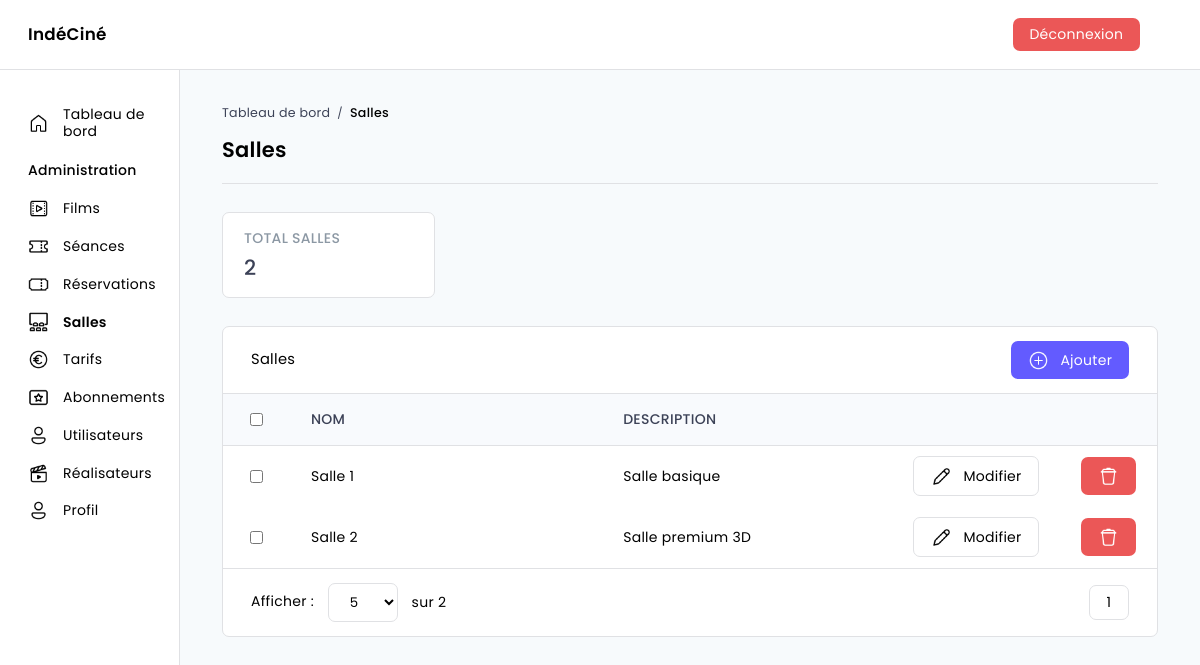
/dashboard/movies_rooms (signed in), run on the app's committed database.
### tables this page shows
CREATE TABLE IF NOT EXISTS `moviesRooms` (
  `movieRoomId` int(11) NOT NULL AUTO_INCREMENT,
  `movieRoomName` varchar(255) NOT NULL,
  `movieRoomDescription` text,
  PRIMARY KEY (`movieRoomId`)
);

### src/Controllers/Controller.php (called while the page is built, shortened)
<?php
abstract class Controller {
    public function render (string $file, array $data = [], string $template = 'default') {
        extract($data);
        require_once ROOT . '/Views/pages/' . $file . '.php';
    }
}

### index.php (called while the page is built, shortened)
<?php
$app = new Router;
$app -> start();

### src/Models/Model.php (called while the page is built, shortened)
<?php
class Model extends Database {
    public function read (array $columns = null, array $criteria = null, array $join = null, int $limit = null, int $offset = null, string $count = null, string $fetch = null) {
        $params = array(
            'columns' => $columns,
            'criteria' => $criteria,
            'join' => $join,
            'limit' => $limit,
            'offset' => $offset,
            'count' => $count,
            'fetch' => $fetch
        );
        $criteriaString = "";
        $columnsString = "*";
        $joinString = "";
        $limitString = "";
        $offsetString = "";
        $criterionValues = null;
        foreach ($params as $key => $value) {
            if ($value) switch ($key) {
                case 'limit':
                    $limitString = " LIMIT $limit";
                    break;
                case 'count':
                    $columnsString = "COUNT($columnsString) AS $value";
                    break;
            }
        }
        $sqlQuery = "SELECT " . $columnsString . " FROM {$this -> table} " . ((isset($join)) ? $join['table'] : null) . $joinString . $criteriaString . $limitString . $offsetString;
        $query = $this -> runQuery($sqlQuery, $criterionValues);
        if ($fetch == 'fetch') return $query -> fetch();
        else if ($fetch === 'fetchAll') return $query -> fetchAll();
        else return null;
    }
    public function runQuery (string $req, array $attrs = null) {
        $this -> database = Database::getInstance();
        if ($attrs !== null) {
            $query = $this -> database -> prepare($req);
            $query -> execute($attrs);
            return $query;
        } else return $this -> database -> query($req);
    }
}

### src/Models/MoviesRoomsModel.php (called while the page is built, shortened)
<?php
class MoviesRoomsModel extends Model {
    public function __construct() {
        $this -> table = 'moviesRooms';
    }
}

### src/Core/Database.php (called while the page is built, shortened)
<?php
class Database extends PDO {
    private static $instance;
    private function __construct () {
        $_dsn = 'mysql:dbname=' . self::DATABASE . ';host=' . self::SERVER;
    }
    public static function getInstance () : self {
        if (self::$instance === null) self::$instance = new self();
        return self::$instance;
    }
}

### src/Views/pages/dashboard/movies_rooms/index.php (the view, shortened to what this page needs)
<div class="cards-container">
    <div class="card">
        <p class="title">TOTAL SALLES</p>
        <p class="value"><?= $totalMoviesRooms ?></p>
    </div>
</div>
<div class="table-container">
    <div class="table-header">
        <p>Salles</p>
        <form method="post">
            <button class="bg bg-blue" name="add">
                <img src="/public/images/icons/regular_add--v1.png">
                Ajouter
            </button>
        </form>
    </div>
    <form method="post">
        <table>
            <thead>
                <tr>
                    <th><input type="checkbox"></th>
                    <th class="w50">Nom</th>
                    <th class="w50">Description</th>
                    <th></th>
                    <th></th>
                </tr>
            </thead>
            <tbody>
                <?php foreach ($moviesRooms as $movieRoom): ?>
                <tr onclick="window.location.href = '/dashboard/movies_rooms/<?= $movieRoom -> movieRoomId ?>'">
                    <td><input type="checkbox"></td>
                    <td><?= $movieRoom -> movieRoomName ?></td>
                    <td><?= ($movieRoom -> movieRoomDescription !== null) ? $movieRoom -> movieRoomDescription : "Non renseignée" ?></td>
                    <td>
                        <button class="border" name="modify" value="<?= $movieRoom -> movieRoomId ?>">
                            <img src="/public/images/icons/regular_edit--v1.png">
                            Modifier
                        </button>
                    </td>
                    <td>
                        <button class="bg bg-red" name="delete" value="<?= $movieRoom -> movieRoomId ?>">
                            <img class="img-only" src="/public/images/icons/regular_filled-trash.png">
                        </button>
                    </td>
                </tr>
                <?php endforeach; ?>
            </tbody>
        </table>
    </form>
    <div class="table-footer">
        <div class="lines-number">
            <p>Afficher :</p>
            <form method="post">
                <select name="show" onchange="onSelectSubmit()">
                    <option value="5">5</option>
                </select>
            </form>
            <p>sur <?= $totalMoviesRooms ?></p>
        </div>
        <form class="change-page" method="post">
            <?php for ($i = 1; $i < $nbPages + 1; $i++): ?>
            <button class="border" name="page" value="<?= $i ?>"><?= $i ?></button>
            <?php endfor; ?>
        </form>
    </div>
</div>

### public/css/master.css (style rules this page uses)
:root { --color_white: #FFF; --color_black: #000; --color_light-grey: #E0E1E4; --color_grey: #8C98A4; --color_dark-grey: #3C4257; --color_light-blue: #B8D9EF; --color_blue: #635BFF; --color_blue-grey: #F8FAFD; --color_red: #EB5757; --color_green: #27AE60; --color_background: #F7FAFC; }
* { margin: 0; padding: 0; box-sizing: border-box; font: 14px "Poppins", sans-serif; line-height: 1.2; letter-spacing: .02rem; }
body { background-color: var(--color_background); }

### public/css/layout/main.css (style rules this page uses)
main p:not(:last-child) { margin-bottom: .1rem; }

### public/css/components/inputs.css (style rules this page uses)
input, select, textarea, fieldset { display: block; width: 100%; border: 1px solid var(--color_light-grey); border-radius: .5rem; }
input:not([type='submit']), select, textarea { margin: .6rem 0; font-size: .95rem; }
input:not([type='submit']), select { padding: .6rem 1.2rem; }
input[type='file'], select { cursor: pointer; }
select { background-color: var(--color_white); }

### public/css/components/buttons.css (style rules this page uses)
button { border: none; border-radius: .5rem; background-color: inherit; cursor: pointer; }
button:not(.no-style) { display: flex; align-items: center; padding: .6rem 1.2rem; }
button.border { border: 1px solid var(--color_light-grey); }
button.bg { color:var(--color_white); }
button.bg-blue { background-color: var(--color_blue); }
button.bg-red { background-color: var(--color_red); }
button img { height: 1.5rem; }
button img:not(.img-only) { margin-right: .8rem; }

### public/css/components/cards.css (style rules this page uses)
.cards-container { display: flex; flex-wrap: wrap; column-gap: 2rem; row-gap: 1.5rem; margin-bottom: 2rem; }
.cards-container .card { display: flex; flex-direction: column; align-items: flex-start; width: calc(25% - 1.5rem); padding: 1.2rem 1.5rem; border: 1px solid var(--color_light-grey); border-radius: .5rem; background-color: var(--color_white); cursor: pointer; }
.cards-container .card .title { margin-bottom: .6rem; font-weight: 500; color: var(--color_grey); }
.cards-container .card .value { font-size: 1.5rem; font-weight: 500; color: var(--color_dark-grey); }

### public/css/components/tables.css (style rules this page uses)
.table-container { border: 1px solid var(--color_light-grey); border-radius: .5rem; background-color: var(--color_white); }
.table-container .table-header { display: flex; justify-content: space-between; align-items: center; padding: 1rem 2rem; }
.table-container .table-header p { font-size: 1.05rem; }
.table-container .table-header form { display: flex; }
.table-container table { width: 100%; border-top: 1px solid var(--color_light-grey); border-bottom: 1px solid var(--color_light-grey); border-collapse: collapse; }
.table-container table thead { border-bottom: 1px solid var(--color_light-grey); background-color: var(--color_blue-grey); }
.table-container table th { padding: .75rem 1.5rem; font-weight: 500; color: var(--color_dark-grey); text-transform: uppercase; text-align: left; }
.table-container table th:first-child { width: 8%; }
.table-container table th.w50 { width: 50%; }
.table-container table th:nth-last-child(2) { width: 14%; }
.table-container table th:last-child { width: 7%; }
.table-container table tr { cursor: pointer; }
.table-container table td { padding: .75rem 1.5rem; }
.table-container .table-footer { display: flex; justify-content: space-between; padding: 1rem 2rem; }
.table-container .table-footer .lines-number { width: auto; }
.table-container .table-footer .lines-number, .table-container .table-footer .change-page { display: flex; align-items: center; }
.table-container .table-footer .lines-number select { width: auto; margin: 0 1rem; }

### data on the page
moviesrooms: movieRoomName "Salle 1", movieRoomDescription "Salle basique", $movieRoom -> movieRoomId 1 (drawn)
moviesrooms: movieRoomName "Salle 2", movieRoomDescription "Salle premium 3D", $movieRoom -> movieRoomId 2 (drawn)

### other printed values
end($pageData['breadcrumb']) "Salles"
$pageData['title'] "Salles"
$totalMoviesRooms "2"
